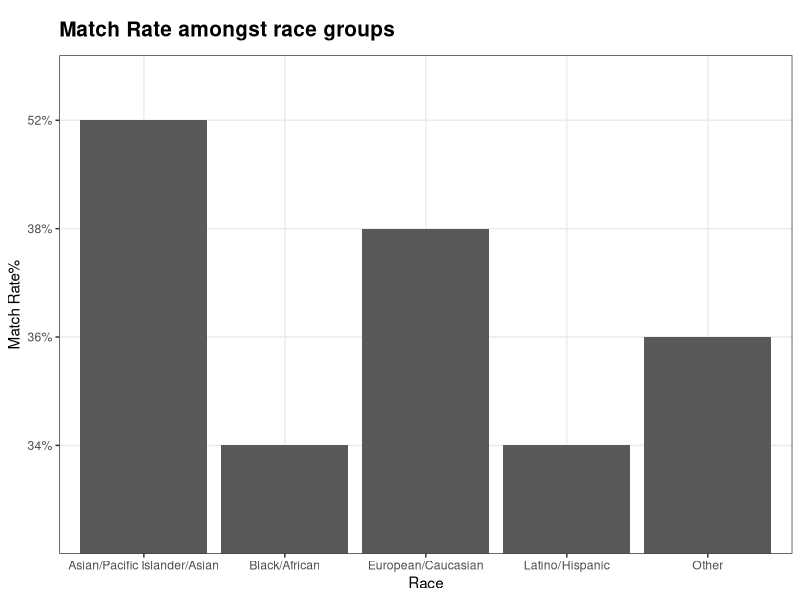
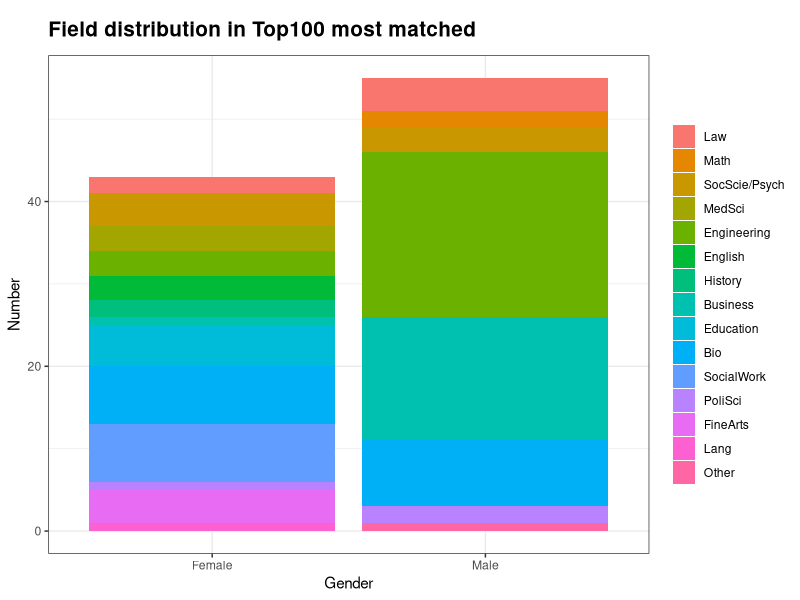
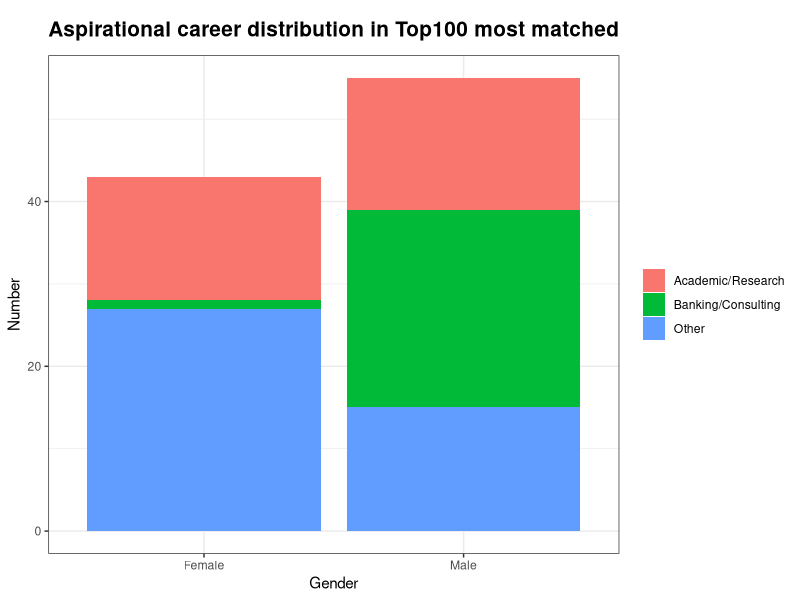
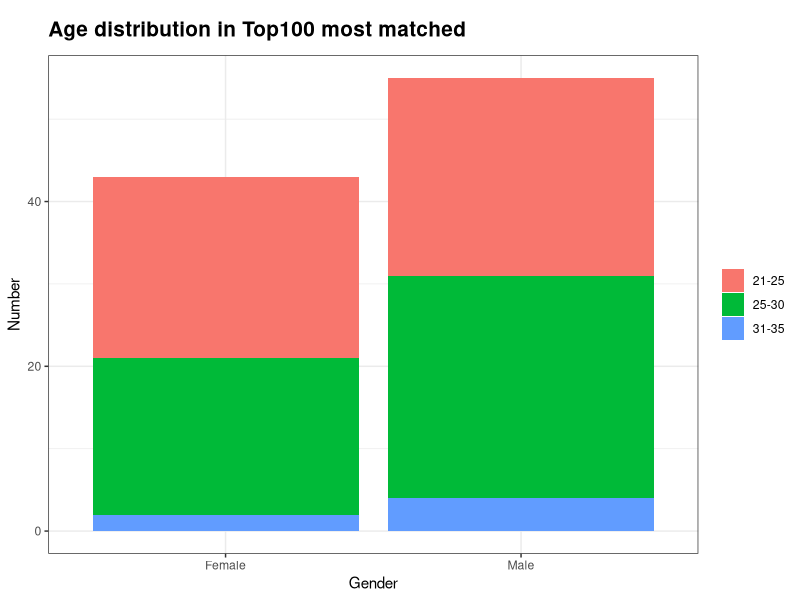
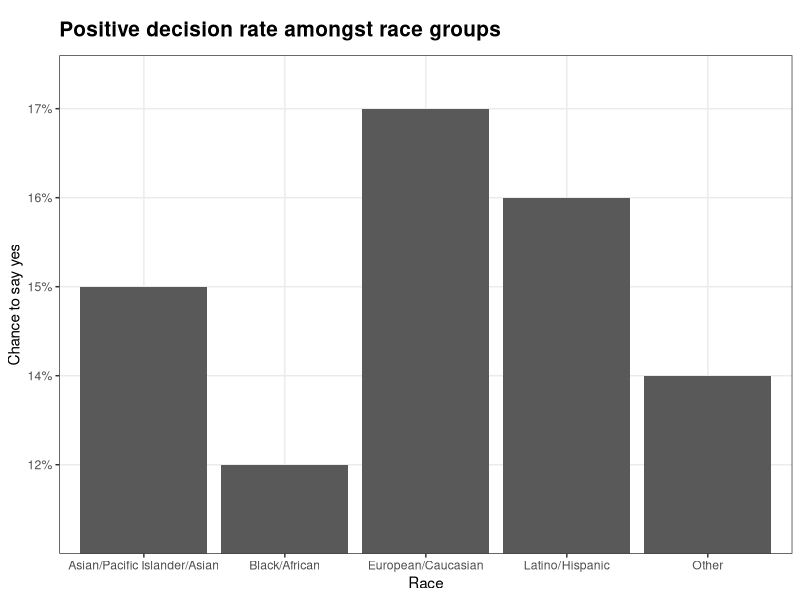
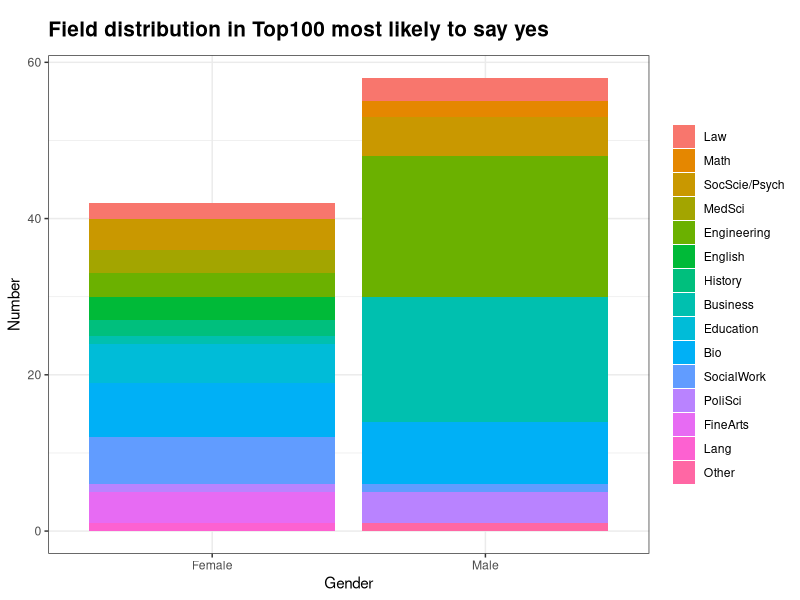
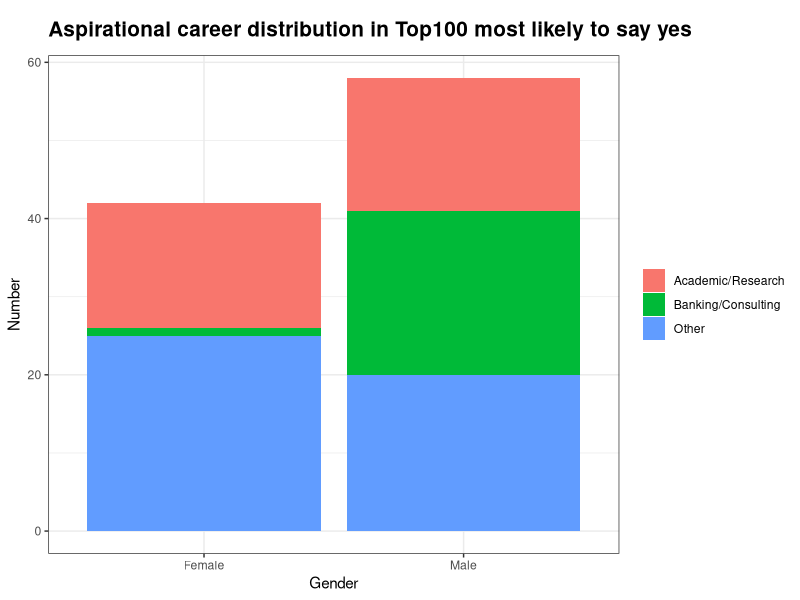
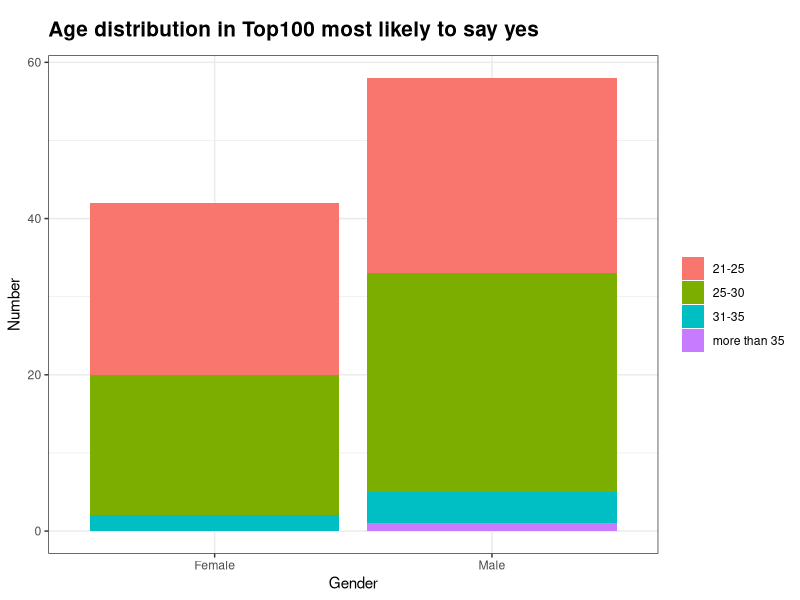

R code for these plots, in order:
## ---- chunk 1
knitr::opts_chunk$set(echo = FALSE, warning=FALSE, message=FALSE)
## ---- chunk 2
# Data Cleaning
speed <- read.csv("Speed Dating Data.csv")
speed$gender <- as.factor(speed$gender)
#speed$match <- as.factor(speed$match)
speed$field_cd <- as.factor(speed$field_cd)
levels(speed$field_cd) <- c("Law","Math","SocScie/Psych", "MedSci", "Engineering", "English", "History", "Business", "Education", "Bio","SocialWork","Undergrad", "PoliSci", "Film","FineArts","Lang","Architecture","Other")
speed$race <- as.factor(speed$race)
speed$date <- as.factor(speed$date)
levels(speed$date) <- c("SVRL/Week","2/Week","1/Week","2/Month", "1/Month", "SVRL/Year", "AlmostNever")
speed$go_out <- as.factor(speed$go_out)
levels(speed$go_out) <- c("SVRL/Week","2/Week","1/Week","2/Month", "1/Month", "SVRL/Year", "AlmostNever")
speed$group <- ifelse(speed$career_c == 2, 1, ifelse(speed$career_c == 7, 2, 3))
speed$group <- as.factor(speed$group)
levels(speed$group) <- c("Academic/Research", "Banking/Consulting", "Other")

speed$career_c <-as.factor(speed$career_c)
levels(speed$career_c) <- c("Lawyer","Academic/Research","Psychologist","DocMed", "Engineer", "Entertainment", "Banking/Consulting", "RealEstate","IntlAffairs","Undecided","SocialWork","SpeechPath","Politics", "ProSports", "Other", "Journalism", "Architecture")
speed$race_o <-as.factor(speed$race_o) 
speed$samerace <- as.factor(speed$samerace)


sd2 <- speed[ , c(
    "iid", 
    "gender", 
    "pid", 
    "match",
    "dec",
    "int_corr", 
    "samerace", 
    "age_o", 
    "race_o",
    "dec_o",
    "age", 
    "field_cd", 
    "race", 
    "imprace", 
    "imprelig", 
    "date", 
    "go_out",
    "sports",
    "tvsports",
    "exercise",
    "dining",
    "museums",
    "art",
    "hiking",
    "gaming",
    "clubbing",
    "reading",
    "tv",
    "theater",
    "movies",
    "concerts",
    "music",
    "shopping",
    "yoga",
    "attr1_1",
    "sinc1_1",
    "intel1_1",
    "fun1_1",
    "amb1_1",
    "shar1_1",
    "attr2_1",
    "sinc2_1",
    "intel2_1",
    "fun2_1",
    "amb2_1",
    "shar2_1",
    "group",
    "wave")]

waveNum <- which(colnames(sd2)=="wave")
sd2 <- subset(sd2, sd2[ , waveNum] > 9 | sd2[ , waveNum] < 6)

sd2 <- sd2[, -45] #Remove wave numbers

sdrandom <- sd2[sample(nrow(sd2), nrow(sd2)),] #Get a random sample since the data is organized by participant

sdclean <- na.omit(sdrandom) #Remove rows with NA values to create a "clean" set

sdclean$gender <- factor(x=sdclean$gender, levels = c(0,1), labels = c("Female","Male"))
sdclean$race <-factor(x=sdclean$race, levels = c(1,2,3,4,5,6), labels = c("Black/African American","European/Caucasian-American","Latino/Hispanic American","Asian/Pacific Islander/Asian-American","Native American","Other"))
sdclean$race_o <- factor(x=sdclean$race_o, levels =c(1,2,3,4,5,6), labels = c("Black/African American","European/Caucasian-American","Latino/Hispanic American","Asian/Pacific Islander/Asian-American","Native American","Other"))
## ---- chunk 3
library(ggplot2)
library (magrittr)
library(dplyr)
library(scales)

match_freq <- aggregate(match ~ pid, function(x) sum(duplicated(x)), data=sdclean)
top_match <- match_freq[with(match_freq, order(-match_freq$match)),][1:100,]

for (i in 1:nrow(sdclean)) {
     if (sdclean$iid[i] %in% top_match$pid)
       {
         sdclean$top[i] <- T
     }
     else {sdclean$top[i] <- F}
 }

top_subset <- subset(sdclean,sdclean$top == T)

# Remove duplicated information of same person
top_subset <- top_subset[!duplicated(top_subset$iid), ]
## ---- chunk 4
BA <- subset(sdclean,sdclean$race == "Black/African American")
BAiid <- length(unique(BA$iid))
BAmatch <- nrow(BA[BA$match == "1",])
BApercent <- percent(BAiid/BAmatch)

EC <- subset(sdclean,sdclean$race == "European/Caucasian-American")
ECiid <- length(unique(EC$iid))
ECmatch <- nrow(EC[EC$match == "1",])
ECpercent <- percent(ECiid/ECmatch)

LH <- subset(sdclean,sdclean$race == "Latino/Hispanic American")
LHiid <- length(unique(LH$iid))
LHmatch <- nrow(LH[LH$match == "1",])
LHpercent <- percent(LHiid/LHmatch)

AP <- subset(sdclean,sdclean$race == "Asian/Pacific Islander/Asian-American")
APiid <- length(unique(AP$iid))
APmatch <- nrow(AP[AP$match == "1",])
APpercent <- percent(APiid/APmatch)

O <- subset(sdclean,sdclean$race == "Other")
Oiid <- length(unique(O$iid))
Omatch <- nrow(O[O$match == "1",])
Opercent <- percent(Oiid/Omatch)

race <- data.frame("Race" = c("Black/African","European/Caucasian","Latino/Hispanic","Asian/Pacific Islander/Asian","Other"), "MatchRate" = c(BApercent,ECpercent,LHpercent,APpercent,Opercent))
  
ggplot(race, aes(x=factor(Race), y= MatchRate )) + 
    geom_bar(stat="identity") + theme_bw() + ggtitle("Match Rate amongst race groups") + labs(x="Race",y="Match Rate%")+theme(plot.title = element_text(size=15, face="bold", margin = margin(10, 0, 10, 0)))+theme(legend.title=element_blank())
## ---- chunk 5
top_field <- top_subset %>% group_by(gender, field_cd) %>% summarise(Count = n())

ggplot(top_field, aes(x=factor(gender), y=Count, fill=factor(field_cd))) + 
    geom_bar(stat="identity") + theme_bw() + ggtitle("Field distribution in Top100 most matched") +theme(plot.title = element_text(size=15, face="bold", 
    margin = margin(10, 0, 10, 0))) +labs(x="Gender", y="Number")+theme(legend.title=element_blank())
## ---- chunk 6
top_group <- top_subset %>% group_by(gender, group) %>% summarise(Count = n())
ggplot(top_group, aes(x=factor(gender), y=Count, fill=factor(group))) + 
    geom_bar(stat="identity") + theme_bw() + ggtitle("Aspirational career distribution in Top100 most matched") +theme(plot.title = element_text(size=15, face="bold", 
    margin = margin(10, 0, 10, 0))) +labs(x="Gender", y="Number")+theme(legend.title=element_blank())
## ---- chunk 7
top_subset$range <- ifelse(top_subset$age < 21, "20 or less",
                     ifelse(top_subset$age < 26 & top_subset$age > 20, "21-25",
                            ifelse(top_subset$age < 31 & top_subset$age > 25, "25-30", 
                                   ifelse(top_subset$age < 36 & top_subset$age > 30, "31-35", "more than 35"))))
top_age <- top_subset %>% group_by(gender, range) %>% summarise(Count = n())
ggplot(top_age, aes(x=factor(gender), y=Count, fill=factor(range))) + 
    geom_bar(stat="identity") + theme_bw() + ggtitle("Age distribution in Top100 most matched") +theme(plot.title = element_text(size=15, face="bold", 
    margin = margin(10, 0, 10, 0))) +labs(x="Gender", y="Number")+theme(legend.title=element_blank())
## ---- chunk 8

yes_freq <- aggregate(dec ~ iid, function(x) sum(duplicated(x)), data=sdclean)
top_yes <- yes_freq[with(yes_freq, order(-yes_freq$dec)),][1:100,]

for (i in 1:nrow(sdclean)) {
     if (sdclean$iid[i] %in% top_yes$iid)
       {
         sdclean$yes[i] <- T
     }
     else {sdclean$yes[i] <- F}
 }

yes_subset <- subset(sdclean,sdclean$yes == T)

# Remove duplicated information of same person
yes_subset <- yes_subset[!duplicated(yes_subset$iid), ]
## ---- chunk 9
BAyes <- percent(BAiid/nrow(BA[BA$dec == "1",]))
ECyes <- percent(ECiid/nrow(EC[EC$dec == "1",]))
LHyes <- percent(LHiid/nrow(LH[LH$dec == "1",]))
APyes <- percent(APiid/nrow(AP[AP$dec == "1",]))
Oyes <- percent(Oiid/nrow(O[O$dec == "1",]))

yes <- data.frame("Race" = c("Black/African","European/Caucasian","Latino/Hispanic","Asian/Pacific Islander/Asian","Other"), "YesRate" = c(BAyes,ECyes,LHyes,APyes,Oyes))
  
ggplot(yes, aes(x=factor(Race), y= YesRate )) + 
    geom_bar(stat="identity") + theme_bw() + ggtitle("Positive decision rate amongst race groups") + labs(x="Race",y="Chance to say yes")+theme(plot.title = element_text(size=15, face="bold", margin = margin(10, 0, 10, 0)))+theme(legend.title=element_blank())

## ---- chunk 10
yes_field <- yes_subset %>% group_by(gender, field_cd) %>% summarise(Count = n())
ggplot(yes_field, aes(x=factor(gender), y=Count, fill=factor(field_cd))) + 
    geom_bar(stat="identity") + theme_bw() + ggtitle("Field distribution in Top100 most likely to say yes") +theme(plot.title = element_text(size=15, face="bold", 
    margin = margin(10, 0, 10, 0))) +labs(x="Gender", y="Number")+theme(legend.title=element_blank())
## ---- chunk 11
yes_group <- yes_subset %>% group_by(gender, group) %>% summarise(Count = n())
ggplot(yes_group, aes(x=factor(gender), y=Count, fill=factor(group))) + 
    geom_bar(stat="identity") + theme_bw() + ggtitle("Aspirational career distribution in Top100 most likely to say yes") +theme(plot.title = element_text(size=15, face="bold", 
    margin = margin(10, 0, 10, 0))) +labs(x="Gender", y="Number")+theme(legend.title=element_blank())
## ---- chunk 12
yes_subset$range <- ifelse(yes_subset$age < 21, "20 or less",
                     ifelse(yes_subset$age < 26 & yes_subset$age > 20, "21-25",
                            ifelse(yes_subset$age < 31 & yes_subset$age > 25, "25-30", 
                                   ifelse(yes_subset$age < 36 & yes_subset$age > 30, "31-35", "more than 35"))))
yes_age <- yes_subset %>% group_by(gender, range) %>% summarise(Count = n())
ggplot(yes_age, aes(x=factor(gender), y=Count, fill=factor(range))) + 
    geom_bar(stat="identity") + theme_bw() + ggtitle("Age distribution in Top100 most likely to say yes") +theme(plot.title = element_text(size=15, face="bold", 
    margin = margin(10, 0, 10, 0))) +labs(x="Gender", y="Number")+theme(legend.title=element_blank())
